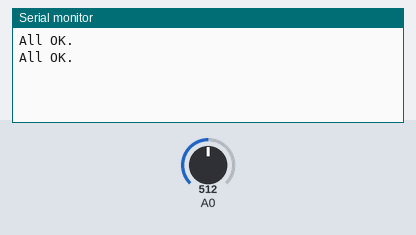
Bench run of a sketch on a simulated Arduino Uno, built with avr-gcc and run on an emulated ATmega328P. On the bench: the last lines printed to the serial monitor. The test bench sets the inputs (shaded band); at power-on: A0 = 512.

Above: at 1.8 s.
1.9 s: A0 set to 109
At 2.5 s:
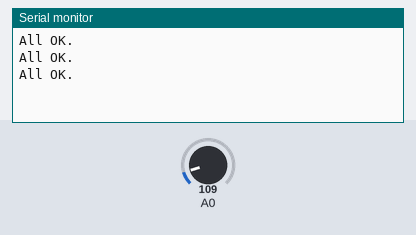
3.4 s: A0 set to 91
At 4.8 s:
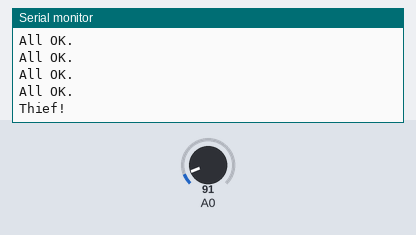

The sketch:

LaserTripwire.ino
```cpp
/*
 Name:		LaserTripwire.ino
 Created:	4/21/2017 6:05:35 PM
 Author:	Ioannis
 Editor:	http://www.visualmicro.com
*/

#include "LaserTripwireLib.h"

LaserTripwire lt(7, A0);

// the setup function runs once when you press reset or power the board
void setup() {
	Serial.begin(9600);
}

// the loop function runs over and over again until power down or reset
void loop() {
	if (lt.isBroken()) Serial.println("Thief!");
	else Serial.println("All OK.");
	delay(1000);
}
```

LaserTripwireLib.cpp
```cpp
/*
 Name:		LaserTripwireLib.cpp
 Created:	4/21/2017 6:05:35 PM
 Author:	johnnaras
 Materials:	1 x Arduino, 1 x photo-resistor, 1 x 10kOhm resistor, 1 laser 5V
 Conncetions:	Connect the photo-resistor to an analog input and 5V. Connect the 10kOhm resistor to the same analog input
				as the photo-resistor and GND. Connect the 5V laser to a digital pin and GND.
 Usage:		Create a LaserTripwire object and use its isBroken() method to check the laser beam status.
*/

#include "LaserTripwireLib.h"

///<summary>Constructor of a laser object.</summary>
///<param name="pin">Digital output pin on Arduino.</param>
Laser::Laser(uint8_t pin)
{
	pinLaser = pin;
	pinMode(pin, OUTPUT);
}

///<summary>Activates the laser beam.</summary>
void Laser::activate()
{
	digitalWrite(pinLaser, HIGH);
}

///<summary>Deactivates the laser beam.</summary>
void Laser::deactivate()
{
	digitalWrite(pinLaser, LOW);
}

///<summary>Constructor of a photo-resistor object.</summary>
///<param name="pin">Analog input pin on Arduino.</param>
PhotoResistor::PhotoResistor(uint8_t pin)
{
	pinPhotoResistor = pin;
	pinMode(pin, INPUT);
}

///<summary>Reads the input from the photo-resistor and returns accordingly.</summary>
///<returns>LIGHT if the photo-resistor gets light.</returns>
///<returns>DARK if the photo-resistor gets no light.</returns>
photoResistorStatus PhotoResistor::status()
{
	return analogRead(pinPhotoResistor) > 100 ? LIGHT : DARK;
}

///<summary>Constructor of a tripwire object.</summary>
///<param name="pinL">Digital input pin on Arduino, to connect the laser.</param>
///<param name="pinP">Analog input pin on Arduino, to connect the photo-resistor.</param>
LaserTripwire::LaserTripwire(uint8_t pinL, uint8_t pinP) :laser(pinL), photoResistor(pinP) {};

///<summary>Activates the laser beam and then reads the input of the photo-resistor. Returns accordingly.</summary>
///<returns>TRUE, if the laser beam is broken.</returns>
///<returns>FALSE, if the laser beam  is working.</returns>
bool LaserTripwire::isBroken()
{
	laser.activate();
	photoResistorStatus temp = photoResistor.status();
	laser.deactivate();
	return (temp==DARK)?true:false;
}
```

LaserTripwireLib.h
```cpp
/*
 Name:		LaserTripwireLib.h
 Created:	4/21/2017 6:05:35 PM
 Author:	johnnaras
 Editor:	http://www.visualmicro.com
*/

#ifndef _LaserTripwireLib_h
#define _LaserTripwireLib_h

#if defined(ARDUINO) && ARDUINO >= 100
#include "arduino.h"
#else
#include "WProgram.h"
#endif

enum photoResistorStatus { LIGHT, DARK };

class Laser {
private:
	uint8_t pinLaser;
public:
	Laser(uint8_t);
	void activate();
	void deactivate();
};

class PhotoResistor {
private:
	uint8_t pinPhotoResistor;
public:
	PhotoResistor(uint8_t);
	photoResistorStatus status();
};

class LaserTripwire {
private:
	Laser laser;
	PhotoResistor photoResistor;
public:
	LaserTripwire(uint8_t, uint8_t);
	bool isBroken();
};

#endif
```

Measured:
- the behaviour switches between 101 and 100 on A0 (found by bisection; images 1 and 2)
- after the input at 3.4 s, the serial monitor: prints a new line after 0.60 s (image 2)
